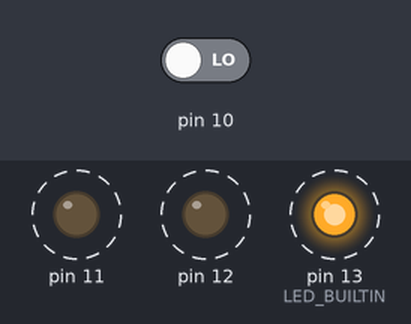
A sketch run on a simulated Arduino Uno, built with avr-gcc and run on an emulated ATmega328P. Shown: output pins drawn as LEDs (lit = HIGH). Dashed ring = blinking. Inputs (shaded band) come from the test bench; at power-on: pin 10 LOW.

Above: at 4.8 s.
4.9 s: pin 10 driven HIGH
At 5.4 s:
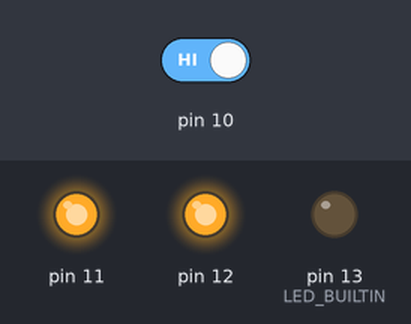
At 7.2 s:
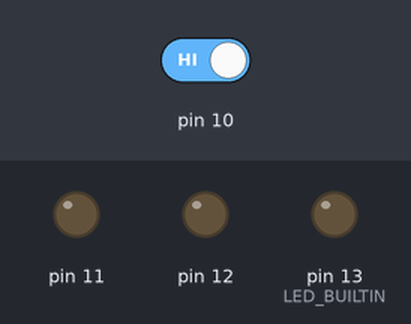
7.6 s: pin 10 driven LOW
At 8.4 s:
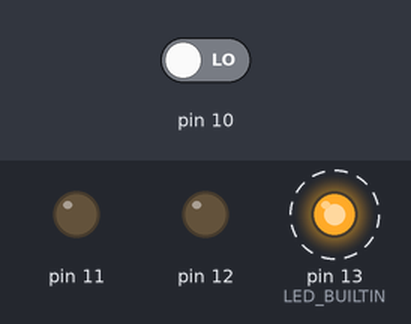
Timing chart, 0 to 19.6 s (numbered marks = the images above; inputs shaded):
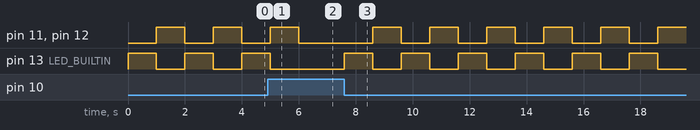

The sketch:

ardu-14.ino
```cpp
// C++ code
//
void setup()
{
  pinMode(10, INPUT);
  pinMode(LED_BUILTIN, OUTPUT);
  pinMode(12, OUTPUT);
  pinMode(11, OUTPUT);
}

void loop()
{
  if (digitalRead(10) == HIGH) {
    digitalWrite(LED_BUILTIN, LOW);
    digitalWrite(12, LOW);
    digitalWrite(11, LOW);
    //usamos o si para poñer de condicion que si o pulsador esta premido o circuito se para

  } else {
    digitalWrite(LED_BUILTIN, HIGH);
    digitalWrite(12, LOW);
    digitalWrite(11, LOW);
    delay(1000); // Wait for 1000 millisecond(s)
    digitalWrite(LED_BUILTIN, LOW);
    digitalWrite(11, HIGH);
    digitalWrite(12, HIGH);
    delay(1000); // Wait for 1000 millisecond(s)
    //ahora en esta etapa usamos o else para que cando o pulsador non esta premido
    //(o estado contrario do if) o circuito funciona con normalidade
  }
}
```

Measured:
- after the input at 4.9 s, pin 11, pin 12: goes on until 6.0 s, then stays LOW; pin 13 (LED_BUILTIN): goes on until 5.0 s, then stays LOW
- after the input at 7.6 s, pin 11, pin 12: alternates HIGH for 1.0 s and LOW for 1.0 s, starting after 1.0 s; pin 13 (LED_BUILTIN): alternates HIGH for 1.0 s and LOW for 1.0 s, starting at once
- by itself, pin 11, pin 12, pin 13 (LED_BUILTIN): alternates HIGH for 1.0 s and LOW for 1.0 s
